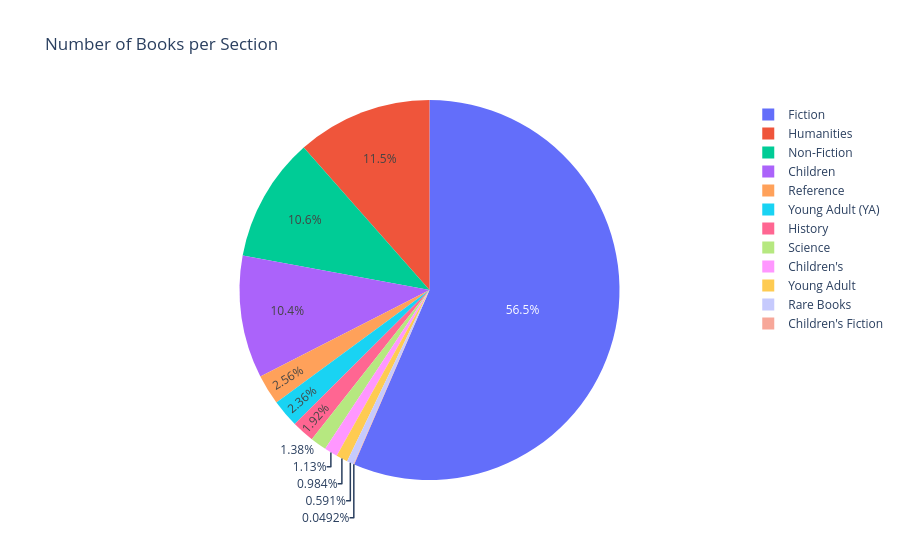

Notebook source saved alongside this figure:
### Markdown cell above
## 🍰1. PieChart - Koliko knjiga ima svaka sekcija?

### Code cell
section_counts = df['section'].value_counts().reset_index()
section_counts.columns = ['section', 'count']

fig = px.pie(section_counts, names="section", values="count", title="Number of Books per Section")
fig.show()

### Figure 1 — Plotly figure (JSON) as saved in the notebook; plotly's stock layout.template omitted (floating-point values rounded to 4 significant figures)
{"data": [{"domain": {"x": [0, 1], "y": [0, 1]}, "hovertemplate": "section=%{label}<br>count=%{value}<extra></extra>", "labels": ["Fiction", "Humanities", "Non-Fiction", "Children", "Reference", "Young Adult (YA)", "History", "Science", "Children's", "Young Adult", "Rare Books", "Children's Fiction"], "legendgroup": "", "name": "", "showlegend": true, "type": "pie", "values": [1148, 234, 215, 212, 52, 48, 39, 28, 23, 20, 12, 1]}], "layout": {"legend": {"tracegroupgap": 0}, "title": {"text": "Number of Books per Section"}}}
